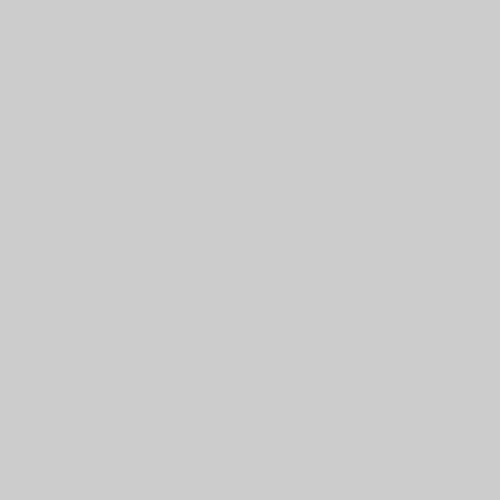
Frame 1 (no input)
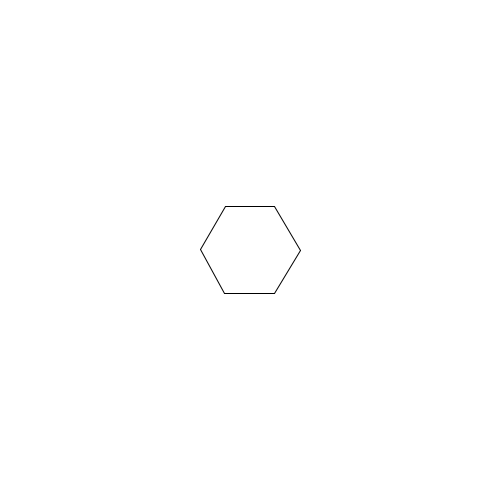
Frame 60 (the mouse pressed at the canvas centre just before this capture)
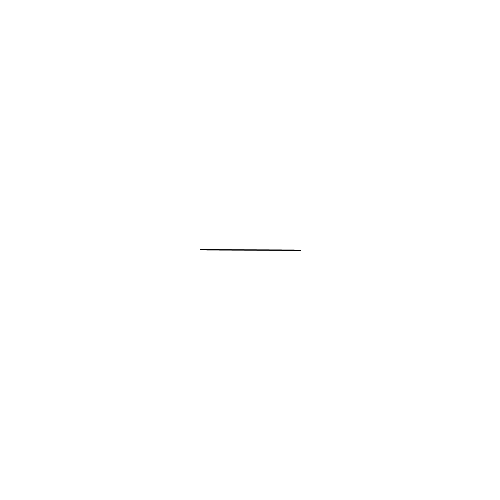
Frame 120 (the mouse held since frame 60 and released just before this capture)

The Processing sketch that drew these frames (run headless with seeded random() and noise(); from frame 60 on, the mouse is pressed at the canvas centre):

// Processing sketch: sketch_200401a
// ── sketch_200401a.pde
int radius;
float angleInRadians;
int index;
int xCenter;
int yCenter;
int maxNumberOfSides;

void setup() {
  index = 1;
  radius = 50;
  maxNumberOfSides = 10;
  size(500, 500);
  xCenter = width/2;
  yCenter = height/2;
}

void draw() {
  if (frameCount % 10 == 0) {
    background(255);
    angleInRadians = 2*PI/index;
    translate(xCenter, yCenter);
    for (int i = 0; i < index; i++) {
      line(radius*cos(angleInRadians*i), radius*sin(angleInRadians*i),  radius*cos(angleInRadians*(i+1)), radius*sin(angleInRadians*(i+1)));
    }
    index = (index + 1) % maxNumberOfSides;
  }
}
